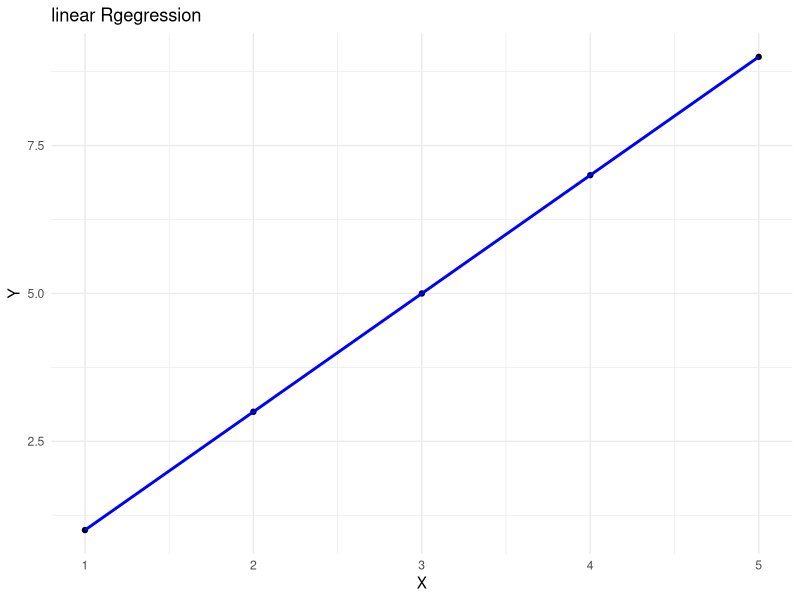

The R script that drew this image:
library(ggplot2)

data<-data.frame(
  X=c(1,2,3,4,5),
  Y=c(1,3,5,7,9)
)
print("original data")
print(data)

model<-lm(Y~X,data=data)
print("model summary")
print(summary(model))

data$PredictedY<-predict(model,newdata=data)

print("data with predicted values")
print(data)

ggplot(data,aes(x=X,y=Y))+
  geom_point()+
  geom_smooth(method = "lm",se=FALSE,color="blue")+
  labs(title="linear Rgegression",x="X",y="Y")+
  theme_minimal()